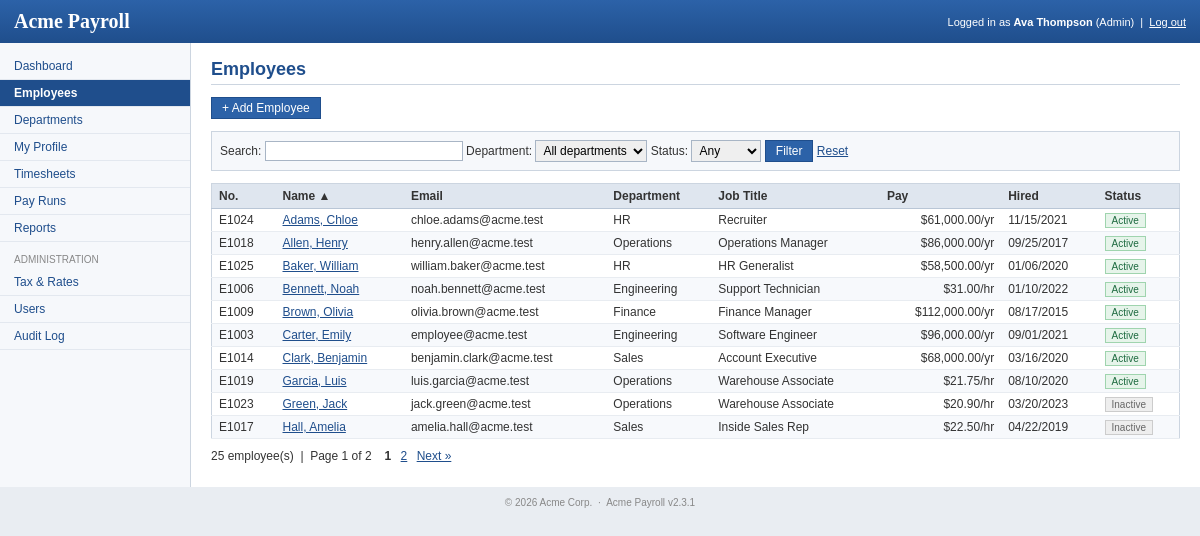
The page /employees.php (signed in) on the database its author committed.
### tables this page shows
CREATE TABLE `employees` (
  `id` int(11) NOT NULL AUTO_INCREMENT,
  `emp_no` varchar(10) NOT NULL,
  `first_name` varchar(60) NOT NULL,
  `last_name` varchar(60) NOT NULL,
  `email` varchar(150) NOT NULL,
  `phone` varchar(30) DEFAULT NULL,
  `department_id` int(11) DEFAULT NULL,
  `job_title` varchar(100) NOT NULL,
  `pay_type` enum('salaried','hourly') NOT NULL DEFAULT 'salaried',
  `annual_salary` decimal(12,2) DEFAULT NULL,
  `hourly_rate` decimal(8,2) DEFAULT NULL,
  `hire_date` date NOT NULL,
  `termination_date` date DEFAULT NULL,
  `status` enum('active','inactive') NOT NULL DEFAULT 'active',
  `pension_opt_in` tinyint(1) NOT NULL DEFAULT '0',
  `created_at` datetime DEFAULT NULL,
  `updated_at` datetime DEFAULT NULL,
  PRIMARY KEY (`id`),
  UNIQUE KEY `uq_employee_email` (`email`),
  UNIQUE KEY `uq_employee_no` (`emp_no`),
  KEY `idx_employee_department` (`department_id`),
  KEY `idx_employee_status` (`status`),
  CONSTRAINT `fk_employee_department` FOREIGN KEY (`department_id`) REFERENCES `departments` (`id`)
);

CREATE TABLE `departments` (
  `id` int(11) NOT NULL AUTO_INCREMENT,
  `name` varchar(100) NOT NULL,
  `code` varchar(10) NOT NULL,
  `description` text,
  `created_at` datetime DEFAULT NULL,
  PRIMARY KEY (`id`),
  UNIQUE KEY `uq_department_name` (`name`),
  UNIQUE KEY `uq_department_code` (`code`)
);

### www/includes/db.php (called while the page is built, shortened)
<?php
$db = mysqli_connect(DB_HOST, DB_USER, DB_PASS, DB_NAME);
mysqli_set_charset($db, 'utf8');
function db_query($sql)
{
    global $db;
    $res = mysqli_query($db, $sql);
    return $res;
}
function db_fetch_all($sql)
{
    $res = db_query($sql);
    $rows = array();
    while ($row = mysqli_fetch_assoc($res)) {
        $rows[] = $row;
    }
    return $rows;
}
function db_value($sql)
{
    $res = db_query($sql);
    $row = mysqli_fetch_row($res);
    return $row ? $row[0] : null;
}

### www/includes/payroll_calc.php (called while the page is built, shortened)
<?php
function format_money($amount)
{
    $neg = $amount < 0;
    return ($neg ? '-' : '') . '$' . number_format(abs($amount), 2);
}

### www/employees.php (the view, shortened to what this page needs)
<?php
include 'includes/functions.php';
$q = get('q');
$dept = get('department');
$sort = get('sort', 'name');
$page = max(1, (int)get('page', 1));
$sort_columns = array(
    'name' => 'e.last_name ASC, e.first_name ASC',
    'name_desc' => 'e.last_name DESC, e.first_name DESC',
    'dept' => 'd.name ASC, e.last_name ASC',
    'hired' => 'e.hire_date ASC',
    'hired_desc' => 'e.hire_date DESC',
    'salary' => 'COALESCE(e.annual_salary, e.hourly_rate * 2080) DESC',
);
$where = array('1=1');
$where_sql = implode(' AND ', $where);
$total = db_value("SELECT COUNT(*) FROM employees e WHERE $where_sql");
$pages = max(1, floor($total / EMPLOYEES_PER_PAGE));
$offset = ($page - 1) * EMPLOYEES_PER_PAGE;
$employees = db_fetch_all("SELECT e.*, d.name AS department_name
                             FROM employees e LEFT JOIN departments d ON d.id = e.department_id
                            WHERE $where_sql
                            ORDER BY " . $sort_columns[$sort] . "
                            LIMIT $offset, " . EMPLOYEES_PER_PAGE);
function sort_link($key, $label, $sort)
{
    $new = $key;
    $arrow = '';
    if ($sort == $key) {
        $new = $key . '_desc';
        $arrow = ' &#9650;';
    } elseif ($sort == $key . '_desc') {
        $arrow = ' &#9660;';
    }
    return '<a href="' . h(qs(array('sort' => $new, 'page' => ''))) . '">' . $label . $arrow . '</a>';
}
include 'header.php';
?>
<h1>Employees</h1>
<?php if (is_admin()) { ?>
<p><a href="employee_edit.php" class="button" id="add-employee">+ Add Employee</a></p>
<?php } ?>
<form method="get" action="employees.php" class="filter" id="employee-filter">
  <label for="q">Search:</label>
  <input type="text" name="q" id="q" value="<?php echo h($q); ?>" size="25" />
  <label for="department">Department:</label>
  <select name="department" id="department"><?php echo department_options($dept, 'All departments'); ?></select>
  <label for="status">Status:</label>
  <select name="status" id="status">
    <option value="">Any</option>
  </select>
  <input type="submit" value="Filter" class="button" />
  <a href="employees.php">Reset</a>
</form>
<table class="grid" width="100%" id="employee-table">
  <tr>
    <th>No.</th>
    <th><?php echo sort_link('name', 'Name', $sort); ?></th>
    <th>Email</th>
    <th><?php echo sort_link('dept', 'Department', $sort); ?></th>
    <th>Job Title</th>
    <th>Pay</th>
    <th><?php echo sort_link('hired', 'Hired', $sort); ?></th>
    <th>Status</th>
  </tr>
  <?php foreach ($employees as $i => $e) { ?>
  <tr class="<?php echo $i % 2 ? 'odd' : 'even'; ?>">
    <td><?php echo h($e['emp_no']); ?></td>
    <td><a href="employee_view.php?id=<?php echo $e['id']; ?>"><?php echo h($e['last_name'] . ', ' . $e['first_name']); ?></a></td>
    <td><?php echo h($e['email']); ?></td>
    <td><?php echo h($e['department_name']); ?></td>
    <td><?php echo h($e['job_title']); ?></td>
    <td class="num"><?php echo $e['pay_type'] == 'hourly' ? format_money($e['hourly_rate']) . '/hr' : format_money($e['annual_salary']) . '/yr'; ?></td>
    <td><?php echo fmt_date($e['hire_date']); ?></td>
    <td><?php echo status_label($e['status']); ?></td>
  </tr>
  <?php } ?>
</table>
<div class="pager" id="pager">
  <?php echo (int)$total; ?> employee(s) &nbsp;|&nbsp; Page <?php echo $page; ?> of <?php echo $pages; ?> &nbsp;
  <?php for ($p = 1; $p <= $pages; $p++) { ?>
    <?php if ($p == $page) { ?><b><?php echo $p; ?></b><?php } else { ?><a href="<?php echo h(qs(array('page' => $p))); ?>"><?php echo $p; ?></a><?php } ?>
  <?php } ?>
  <?php if ($page < $pages) { ?><a href="<?php echo h(qs(array('page' => $page + 1))); ?>">Next &raquo;</a><?php } ?>
</div>
<?php include 'footer.php'; ?>

### www/includes/functions.php (shortened to what this page needs)
<?php
require_once dirname(__FILE__) . '/db.php';
require_once dirname(__FILE__) . '/payroll_calc.php';
function h($str)
{
    return htmlspecialchars($str, ENT_QUOTES, 'UTF-8');
}
function get($name, $default = '')
{
    return isset($_GET[$name]) ? trim($_GET[$name]) : $default;
}
function user_role()
{
    return isset($_SESSION['role']) ? $_SESSION['role'] : '';
}
function is_admin()
{
    return user_role() == 'admin';
}
function fmt_date($d)
{
    return date(DATE_FMT, strtotime($d));
}
function status_label($status)
{
    return '<span class="status status-' . h($status) . '">' . h(ucfirst($status)) . '</span>';
}
function department_options($selected = '', $empty_label = '-- select --')
{
    $html = '<option value="">' . h($empty_label) . '</option>';
    $rows = db_fetch_all('SELECT id, name FROM departments ORDER BY name');
    foreach ($rows as $d) {
        $sel = ($d['id'] == $selected) ? ' selected="selected"' : '';
        $html .= '<option value="' . $d['id'] . '"' . $sel . '>' . h($d['name']) . '</option>';
    }
    return $html;
}
function qs($overrides = array())
{
    $params = array_merge($_GET, $overrides);
    foreach ($params as $k => $v) {
        if ($v === '' || $v === null) {
            unset($params[$k]);
        }
    }
    return '?' . http_build_query($params);
}

### www/css/style.css (style rules this page uses)
body { margin: 0; padding: 0; font-family: Verdana, Arial, Helvetica, sans-serif; font-size: 12px; color: #333; background: #e9edf2; }
a { color: #1f4e8c; }
h1 { font-size: 18px; color: #1f4e8c; margin: 0 0 12px 0; border-bottom: 1px solid #ccd5e0; padding-bottom: 4px; }
table.grid { border-collapse: collapse; border: 1px solid #ccd5e0; margin-bottom: 10px; }
table.grid th { background: #dfe6ef; text-align: left; padding: 5px 7px; border-bottom: 1px solid #b9c6d6; white-space: nowrap; }
table.grid th a { color: #333; text-decoration: none; }
table.grid td { padding: 4px 7px; border-bottom: 1px solid #e8ecf1; }
table.grid tr.odd td { background: #f7f9fc; }
td.num, th.num { text-align: right; }
input[type=text], input[type=password], select, textarea { font-family: Verdana, Arial, sans-serif; font-size: 12px; border: 1px solid #a8b5c5; padding: 2px 3px; }
.button, input.button { display: inline-block; background: #2c62a8; color: #fff !important; border: 1px solid #1f4e8c; padding: 3px 10px; font-size: 12px; text-decoration: none; cursor: pointer; }
.status { padding: 1px 6px; font-size: 10px; border: 1px solid #ccc; background: #eee; }
.status-active, .status-approved { background: #e6f4ea; border-color: #9fd4ae; color: #1e6b40; }
.status-inactive, .status-draft { background: #eee; color: #666; }
.filter { background: #f6f8fb; border: 1px solid #ccd5e0; padding: 8px; margin-bottom: 12px; }
.pager { margin: 8px 0; }
.pager a, .pager b { padding: 0 3px; }

### www/css/print.css (style rules this page uses)
body { background: #fff; font-family: Arial, Helvetica, sans-serif; font-size: 12px; color: #000; }

### rows shown on the page
employees: emp_no "E1024", last_name+first_name "Adams, Chloe", email "chloe.adams@acme.test", department.name "HR", job_title "Recruiter", annual_salary "$61,000.00", hire_date "11/15/2021", status "Active"
employees: emp_no "E1018", last_name+first_name "Allen, Henry", email "henry.allen@acme.test", department.name "Operations", job_title "Operations Manager", annual_salary "$86,000.00", hire_date "09/25/2017", status "Active"
employees: emp_no "E1025", last_name+first_name "Baker, William", email "william.baker@acme.test", department.name "HR", job_title "HR Generalist", annual_salary "$58,500.00", hire_date "01/06/2020", status "Active"
employees: emp_no "E1006", last_name+first_name "Bennett, Noah", email "noah.bennett@acme.test", department.name "Engineering", job_title "Support Technician", hourly_rate "$31.00", hire_date "01/10/2022", status "Active"
employees: emp_no "E1009", last_name+first_name "Brown, Olivia", email "olivia.brown@acme.test", department.name "Finance", job_title "Finance Manager", annual_salary "$112,000.00", hire_date "08/17/2015", status "Active"
employees: emp_no "E1003", last_name+first_name "Carter, Emily", email "employee@acme.test", department.name "Engineering", job_title "Software Engineer", annual_salary "$96,000.00", hire_date "09/01/2021", status "Active"
employees: emp_no "E1014", last_name+first_name "Clark, Benjamin", email "benjamin.clark@acme.test", department.name "Sales", job_title "Account Executive", annual_salary "$68,000.00", hire_date "03/16/2020", status "Active"
employees: emp_no "E1019", last_name+first_name "Garcia, Luis", email "luis.garcia@acme.test", department.name "Operations", job_title "Warehouse Associate", hourly_rate "$21.75", hire_date "08/10/2020", status "Active"
employees: emp_no "E1023", last_name+first_name "Green, Jack", email "jack.green@acme.test", department.name "Operations", job_title "Warehouse Associate", hourly_rate "$20.90", hire_date "03/20/2023", status "Inactive"
employees: emp_no "E1017", last_name+first_name "Hall, Amelia", email "amelia.hall@acme.test", department.name "Sales", job_title "Inside Sales Rep", hourly_rate "$22.50", hire_date "04/22/2019", status "Inactive"

### other values the page prints
APP_NAME "Acme Payroll"
$_SESSION['full_name'] "Ava Thompson"
user_role() "Admin"
$label "Dashboard Employees Departments My Profile Timesheets Pay Runs Reports Tax & Rates Users Audit Log"
$label "Name Department Hired"
$arrow "▲"
$total "25"
$page "1"
$pages "2"
APP_VERSION "2.3.1"
form field department "All departments"
